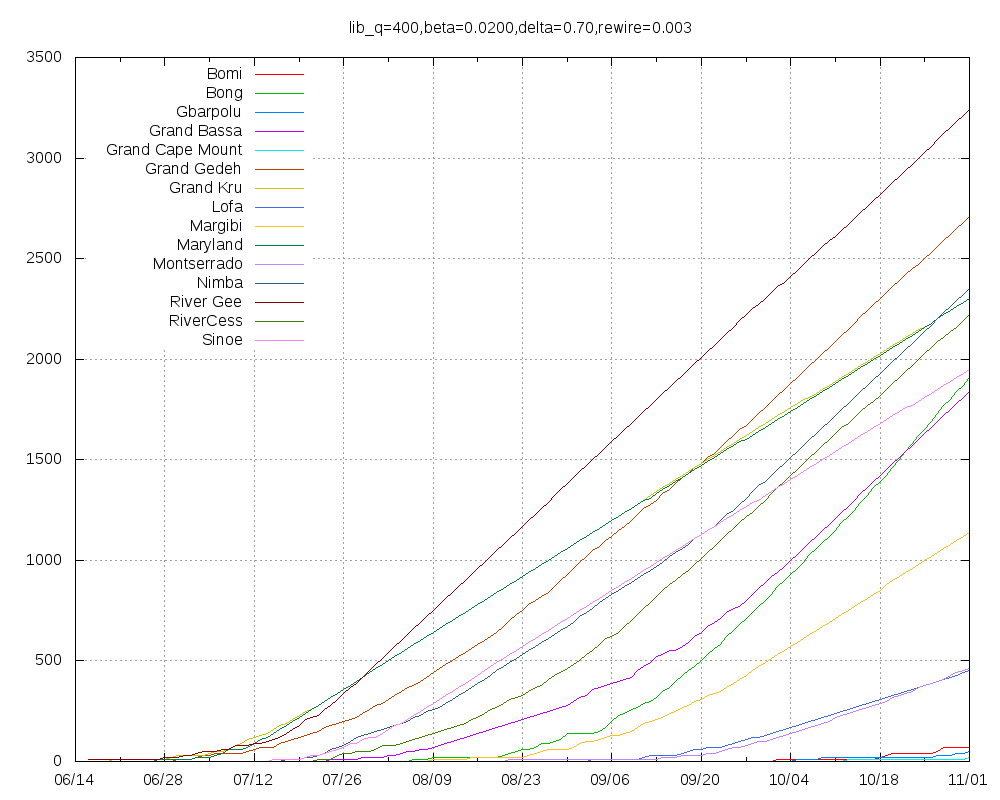

The gnuplot source for this figure:
set title "lib_q=400,beta=0.0200,delta=0.70,rewire=0.003"
set key top left
set grid
set xdata time
set timefmt "%Y-%m-%d"
set terminal png size 1000,800
set output "lib_q=400,beta=0.0200,delta=0.70,rewire=0.003.png"
plot "Bomi.tab" using 1:2 title "Bomi" with lines,"Bong.tab" using 1:2 title "Bong" with lines,"Gbarpolu.tab" using 1:2 title "Gbarpolu" with lines,"Grand_Bassa.tab" using 1:2 title "Grand Bassa" with lines,"Grand_Cape_Mount.tab" using 1:2 title "Grand Cape Mount" with lines,"Grand_Gedeh.tab" using 1:2 title "Grand Gedeh" with lines,"Grand_Kru.tab" using 1:2 title "Grand Kru" with lines,"Lofa.tab" using 1:2 title "Lofa" with lines,"Margibi.tab" using 1:2 title "Margibi" with lines,"Maryland.tab" using 1:2 title "Maryland" with lines,"Montserrado.tab" using 1:2 title "Montserrado" with lines,"Nimba.tab" using 1:2 title "Nimba" with lines,"River_Gee.tab" using 1:2 title "River Gee" with lines,"RiverCess.tab" using 1:2 title "RiverCess" with lines,"Sinoe.tab" using 1:2 title "Sinoe" with lines
